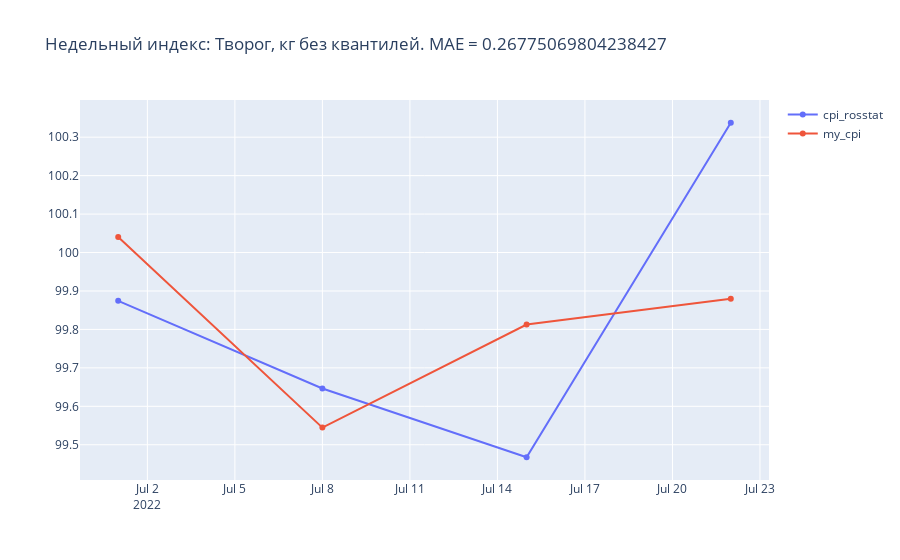

Notebook code cell kept with this figure:
### Code cell
id = 1124
MAE = week_index.loc[week_index['rosstat_id'] == id, 'difference'].iloc[24:29].sum() /\
        week_index.loc[week_index['rosstat_id'] == id, 'difference'].iloc[24:29].shape[0]
plot_multiple_ts(week_index[week_index['rosstat_id'] == id].iloc[24:29, :].cpi_rosstat,
                 week_index[week_index['rosstat_id'] == id].iloc[24:29, :].my_cpi,
                 title_text=f'Недельный индекс: Творог, кг без квантилей. MAE = {MAE}')

### Figure 1 — Plotly figure (JSON) as saved in the notebook; plotly's stock layout.template omitted (floating-point values rounded to 4 significant figures)
{"data": [{"mode": "lines+markers", "name": "cpi_rosstat", "showlegend": true, "type": "scatter", "x": ["2022-07-01T00:00:00", "2022-07-08T00:00:00", "2022-07-15T00:00:00", "2022-07-22T00:00:00"], "y": [99.87, 99.65, 99.47, 100.3]}, {"mode": "lines+markers", "name": "my_cpi", "showlegend": true, "type": "scatter", "x": ["2022-07-01T00:00:00", "2022-07-08T00:00:00", "2022-07-15T00:00:00", "2022-07-22T00:00:00"], "y": [100.0, 99.54, 99.81, 99.88]}], "layout": {"title": {"text": "Недельный индекс: Творог, кг без квантилей. MAE = 0.26775069804238427"}}}
